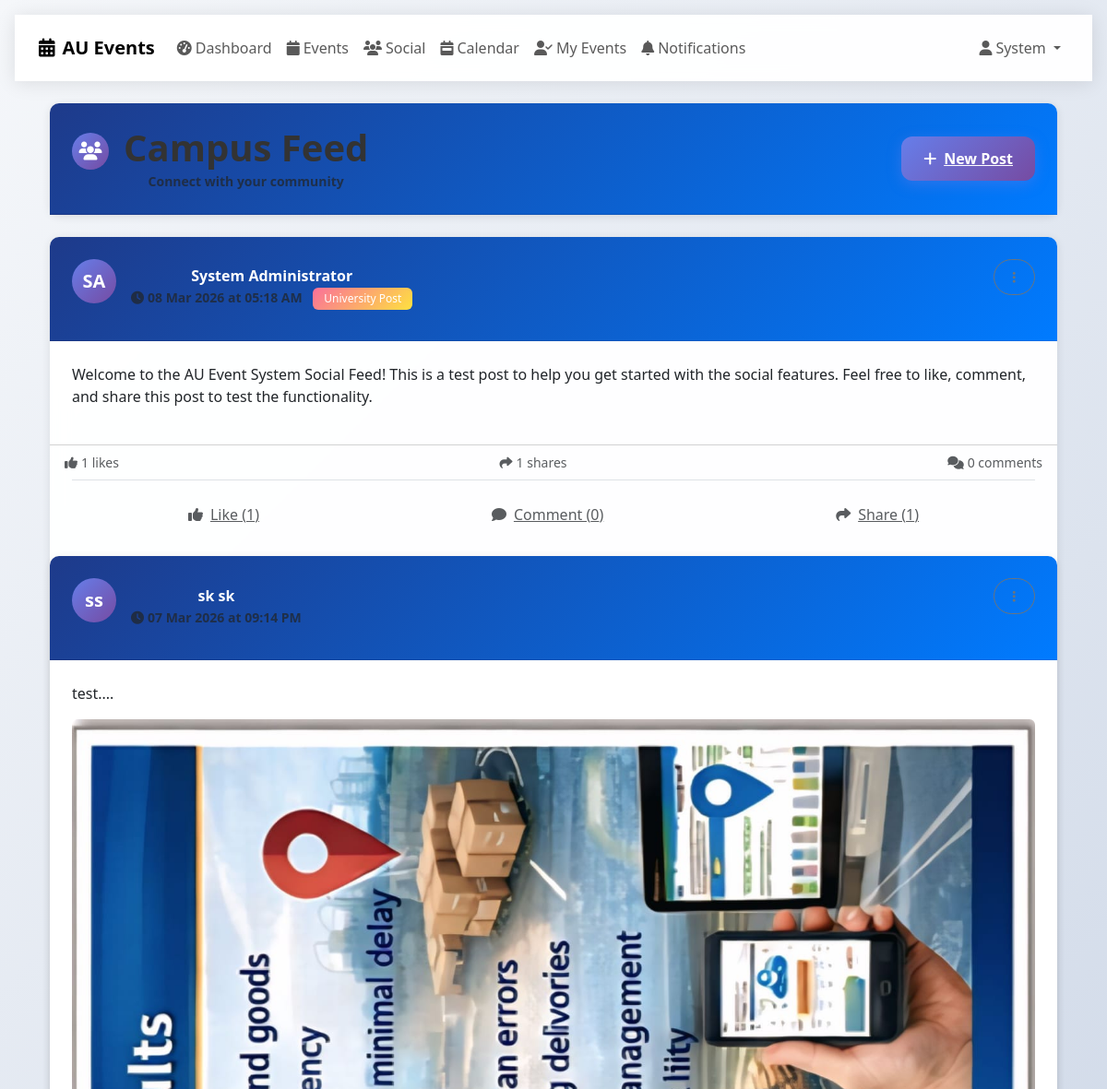
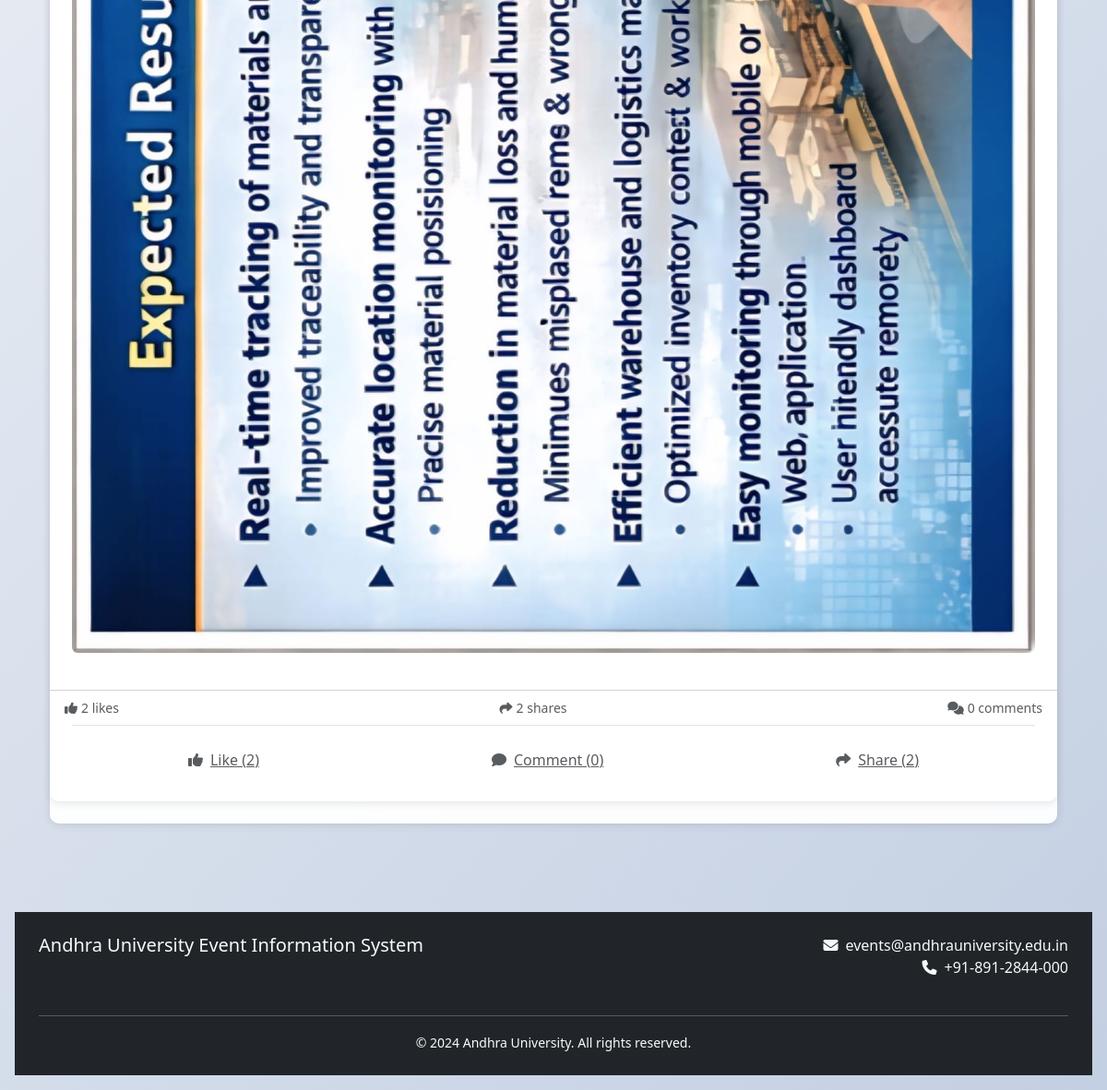
The app's page /social/feed (signed in) with its own data (2 pictures, top to bottom).
### models/user.py (models this page shows, shortened)
class User(UserMixin, db.Model):
    __abstract__ = True
    id = db.Column(db.Integer, primary_key=True)
    email = db.Column(db.String(120), unique=True, nullable=False, index=True)
    password_hash = db.Column(db.String(255), nullable=False)
    created_at = db.Column(db.DateTime, default=datetime.utcnow)
    is_active = db.Column(db.Boolean, default=True)

class Admin(User):
    __tablename__ = 'admins'
    username = db.Column(db.String(50), unique=True, nullable=False)
    first_name = db.Column(db.String(50), nullable=False)
    last_name = db.Column(db.String(50), nullable=False)
    role = db.Column(db.String(20), default='admin')  # admin, super_admin
    department = db.Column(db.String(100))
    created_events = db.relationship('Event', backref='creator', lazy='dynamic')
    @property
    def unread_notifications_count(self):
        return 0

class Student(User):
    __tablename__ = 'students'
    student_id = db.Column(db.String(20), unique=True, nullable=False, index=True)
    first_name = db.Column(db.String(50), nullable=False)
    last_name = db.Column(db.String(50), nullable=False)
    department = db.Column(db.String(100), nullable=False, index=True)
    year = db.Column(db.Integer, nullable=False)
    phone_number = db.Column(db.String(15))
    event_registrations = db.relationship('EventRegistration', backref='student', lazy='dynamic', cascade='all, delete-orphan')
    feedbacks = db.relationship('EventFeedback', backref='student', lazy='dynamic', cascade='all, delete-orphan')
    notifications = db.relationship('Notification', backref='student', lazy='dynamic', cascade='all, delete-orphan')

### models/social.py (models this page shows, shortened)
class Post(db.Model):
    __tablename__ = 'posts'
    id = db.Column(db.Integer, primary_key=True)
    content = db.Column(db.Text, nullable=False)
    media_type = db.Column(db.String(20), nullable=True)  # image, video, document
    media_url = db.Column(db.String(255), nullable=True)
    media_thumbnail = db.Column(db.String(255), nullable=True)
    author_id = db.Column(db.Integer, nullable=False)
    author_type = db.Column(db.String(20), nullable=False)  # student, admin
    event_id = db.Column(db.Integer, db.ForeignKey('events.id'), nullable=True)
    created_at = db.Column(db.DateTime, default=datetime.utcnow, nullable=False)
    updated_at = db.Column(db.DateTime, default=datetime.utcnow, onupdate=datetime.utcnow)
    is_active = db.Column(db.Boolean, default=True)
    is_pinned = db.Column(db.Boolean, default=False)
    is_university_post = db.Column(db.Boolean, default=False)  # Admin-only university posts
    is_announcement = db.Column(db.Boolean, default=False)     # Official announcements
    visibility = db.Column(db.String(20), default='public')  # public, department, private
    likes_count = db.Column(db.Integer, default=0)
    comments_count = db.Column(db.Integer, default=0)
    shares_count = db.Column(db.Integer, default=0)
    views_count = db.Column(db.Integer, default=0)
    likes = db.relationship('PostLike', backref='post', lazy='dynamic', cascade='all, delete-orphan')
    comments = db.relationship('PostComment', backref='post', lazy='dynamic', cascade='all, delete-orphan')
    shares = db.relationship('PostShare', backref='post', lazy='dynamic', cascade='all, delete-orphan')
    @property
    def author(self):
        if self.author_type == 'student':
            from models.user import Student
            return Student.query.get(self.author_id)
        elif self.author_type == 'admin':
            from models.user import Admin
            return Admin.query.get(self.author_id)
        return None
    def can_edit(self, user):
        if not user or not user.is_authenticated:
            return False
        if (user.id == self.author_id and
            user.__class__.__name__.lower() == self.author_type):
            return True
        return user.__class__.__name__.lower() == 'admin'
    def can_delete(self, user):
        if not user or not user.is_authenticated:
            return False
        if (user.id == self.author_id and
            user.__class__.__name__.lower() == self.author_type):
            return True
        return user.__class__.__name__.lower() == 'admin'

### routes/social.py (the view, shortened to what this page needs)
@social_bp.route('/feed')
@login_required
def social_feed():
    page = request.args.get('page', 1, type=int)
    filter_type = request.args.get('filter', 'all')  # all, department, following
    query = Post.query.filter_by(is_active=True)
    posts = query.order_by(Post.is_pinned.desc(), Post.created_at.desc()).paginate(
        page=page, per_page=10, error_out=False
    )
    return render_template(mobile_template('social/feed.html'),
                         posts=posts,
                         filter_type=filter_type)

### templates/social/feed.html (shortened to what this page needs)
{% extends "base.html" %}
{% block content %}
<div class="card slide-up">
    <div class="card-header">
        <div class="d-flex justify-content-between align-items-center">
            <div class="d-flex align-items-center">
                <div class="icon-circle me-3" style="width: 40px; height: 40px;">
                    <i class="fas fa-users"></i>
                </div>
                <div>
                    <h1 class="display-title mb-0">Campus Feed</h1>
                    <small class="text-muted">Connect with your community</small>
                </div>
            </div>
            <a href="{{ url_for('social.create_post') }}" class="btn-gradient-primary btn-sm">
                <i class="fas fa-plus me-2"></i>New Post
            </a>
        </div>
    </div>
</div>
{% for post in posts %}
    <div class="card fade-in">
        <div class="card-header">
            <div class="d-flex justify-content-between align-items-start">
                <div class="d-flex align-items-center">
                    <div class="icon-circle me-3" style="background: var(--primary-gradient); width: 48px; height: 48px;">
                        {{ post.author.first_name[0] }}{{ post.author.last_name[0] }}
                    </div>
                    <div>
                        <h6 class="mb-0 fw-bold">{{ post.author.first_name }} {{ post.author.last_name }}</h6>
                        <small class="text-muted">
                            <i class="fas fa-clock me-1"></i>{{ post.created_at.strftime('%d %b %Y at %I:%M %p') }}
                        </small>
                        {% if post.is_university_post %}
                            <span class="badge ms-2" style="background: var(--warning-gradient); color: white;">University Post</span>
                        {% endif %}
                    </div>
                </div>
                {% if current_user.is_authenticated and (post.can_delete(current_user) or post.can_edit(current_user) or current_user.__class__.__name__.lower() == 'admin') %}
                <div class="dropdown">
                    <button class="btn btn-sm btn-outline-secondary" data-bs-toggle="dropdown">
                        <i class="fas fa-ellipsis-v"></i>
                    </button>
                </div>
                {% endif %}
            </div>
        </div>
        <div class="card-body">
            <p class="mb-3">{{ post.content }}</p>
            {% if post.media_url %}
                <div class="post-media mb-3">
                    {% if post.media_type == 'image' %}
                        <img src="{{ post.media_url }}" class="img-fluid rounded cursor-pointer" onclick="openImageModal('{{ post.media_url }}')" alt="Post image">
                    {% elif post.media_type == 'video' %}
                        <video controls class="w-100 rounded">
                            <source src="{{ post.media_url }}" type="video/mp4">
                            Your browser does not support the video tag.
                        </video>
                    {% endif %}
                </div>
            {% endif %}
        </div>
        <div class="card-footer bg-transparent">
            <div class="d-flex justify-content-between text-muted small">
                <span><i class="fas fa-thumbs-up me-1"></i>{{ post.likes_count }} likes</span>
                <span><i class="fas fa-share me-1"></i>{{ post.shares_count }} shares</span>
                <span><i class="fas fa-comments me-1"></i>{{ post.comments_count }} comments</span>
            </div>
        </div>
        <div class="card-body pt-0">
            <div class="d-flex justify-content-around border-top pt-3">
                <button class="btn btn-link text-muted flex-fill" onclick="toggleLike({{ post.id }})">
                    <i class="fas fa-thumbs-up me-2"></i>Like ({{ post.likes_count }})
                </button>
                <button class="btn btn-link text-muted flex-fill" onclick="toggleComments({{ post.id }})">
                    <i class="fas fa-comment me-2"></i>Comment ({{ post.comments_count }})
                </button>
                <button class="btn btn-link text-muted flex-fill" onclick="sharePost({{ post.id }})">
                    <i class="fas fa-share me-2"></i>Share ({{ post.shares_count }})
                </button>
            </div>
        </div>
{% endfor %}
{% endblock %}

### templates/base.html (shortened to what this page needs)
<!DOCTYPE html>
<html lang="en">
<head>
    <link href="https://cdn.jsdelivr.net/npm/bootstrap@5.3.0/dist/css/bootstrap.min.css" rel="stylesheet">
    <link href="https://cdnjs.cloudflare.com/ajax/libs/font-awesome/6.4.0/css/all.min.css" rel="stylesheet">
    <link href="{{ url_for('static', filename='css/mobile-first.css') }}" rel="stylesheet">
    <link href="{{ url_for('static', filename='css/style.css') }}" rel="stylesheet">
</head>
<body class="app-container">
    <nav class="navbar navbar-expand-lg sticky-top">
        <div class="container">
            <a class="navbar-brand" href="{{ url_for('main.index') }}">
                <i class="fas fa-calendar-alt me-2"></i>AU Events
            </a>
            <div class="collapse navbar-collapse" id="navbarNav">
                <ul class="navbar-nav me-auto">
                    {% if current_user.is_authenticated %}
                        <li class="nav-item">
                            <a class="nav-link" href="{{ url_for('main.dashboard') }}">
                                <i class="fas fa-tachometer-alt me-1"></i>Dashboard
                            </a>
                        </li>
                        <li class="nav-item">
                            <a class="nav-link" href="{{ url_for('main.events') }}">
                                <i class="fas fa-calendar me-1"></i>Events
                            </a>
                        </li>
                        <li class="nav-item">
                            <a class="nav-link" href="{{ url_for('social.social_feed') }}">
                                <i class="fas fa-users me-1"></i>Social
                            </a>
                        </li>
                        <li class="nav-item">
                            <a class="nav-link" href="{{ url_for('main.calendar_view') }}">
                                <i class="fas fa-calendar-week me-1"></i>Calendar
                            </a>
                        </li>
                        {% if current_user.is_authenticated and not current_user.is_admin %}
                        <li class="nav-item">
                            <a class="nav-link" href="{{ url_for('main.my_events') }}">
                                <i class="fas fa-user-check me-1"></i>My Events
                            </a>
                        </li>
                        <li class="nav-item position-relative">
                            <a class="nav-link" href="{{ url_for('main.notifications') }}">
                                <i class="fas fa-bell me-1"></i>Notifications
                            </a>
                        </li>
                        {% endif %}
                    {% endif %}
                </ul>
                <ul class="navbar-nav">
                    {% if current_user.is_authenticated %}
                        <li class="nav-item dropdown">
                            <a class="nav-link dropdown-toggle" href="#" role="button" data-bs-toggle="dropdown">
                                <i class="fas fa-user me-1"></i>{{ current_user.first_name }}
                            </a>
                        </li>
                    {% endif %}
                </ul>
            </div>
        </div>
    </nav>
    <main class="mobile-container fade-in">
        {% block content %}{% endblock %}
    </main>
    <footer class="bg-dark text-light py-4 mt-5">
        <div class="container">
            <div class="row">
                <div class="col-md-6">
                    <h5>Andhra University Event Information System</h5>
                    <p class="text-muted">Connecting students with campus events</p>
                </div>
                <div class="col-md-6 text-md-end">
                    <p class="mb-0">
                        <i class="fas fa-envelope me-2"></i>events@andhrauniversity.edu.in<br>
                        <i class="fas fa-phone me-2"></i>+91-891-2844-000
                    </p>
                </div>
            </div>
            <hr class="bg-secondary">
            <div class="text-center">
                <small>&copy; 2024 Andhra University. All rights reserved.</small>
            </div>
        </div>
    </footer>
</body>
</html>

### records on screen
Admin: first_name "System"
Post: author "S", author "A", author.first_name "System", author.last_name "Administrator", created_at "08 Mar 2026 at 05:18 AM", is_university_post "University Post", content "Welcome to the AU Event System Social Feed! This is a test post to help you get started with the social features. Feel free to like, comment, and share this post to test the functionality.", likes_count "1", shares_count "1", comments_count "0"
Post: author "s", author.first_name "sk", author.last_name "sk", created_at "07 Mar 2026 at 09:14 PM", content "test....", media_url (picture), likes_count "2", shares_count "2", comments_count "0"
